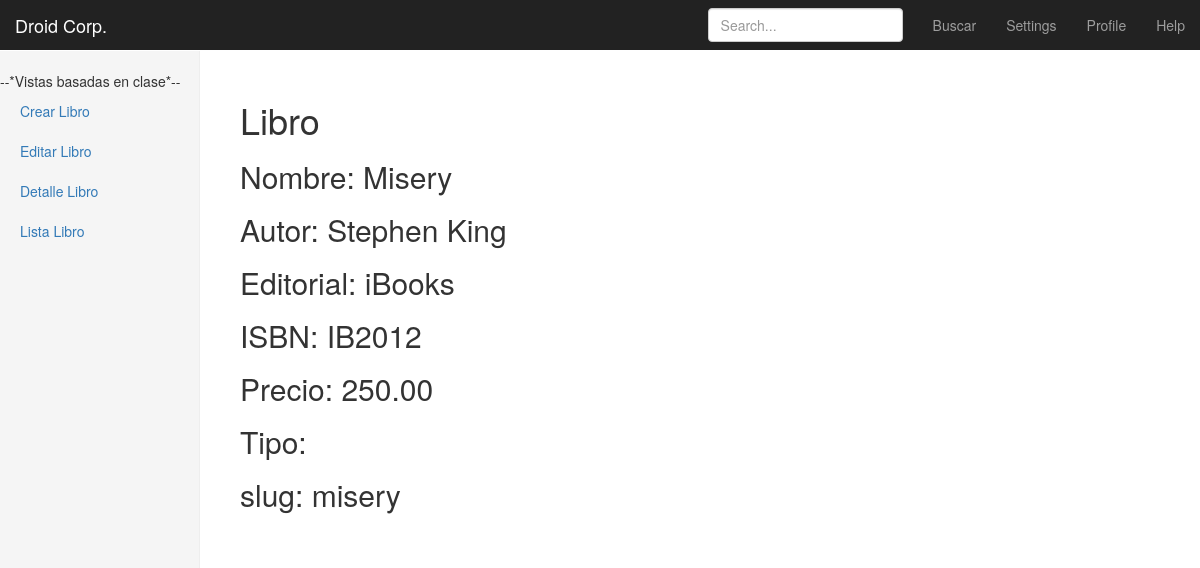
Screenshot of /libros/3/ with the database file from the repository.
### libros/models.py (models this page shows, shortened)
class libromodelo(models.Model):
    nombre = models.CharField(max_length = 40)
    autor = models.CharField(max_length = 40)
    editorial = models.CharField(max_length = 40)
    ISBN = models.CharField(max_length = 40)
    precio = models.DecimalField(max_digits=9999, decimal_places=2)
    slug = models.SlugField(blank=True)
    def __unicode__(self):
        return self.nombre

### libros/views.py (the view)
# urls.py: url(r'^(?P<pk>\d+)/$', LibroDetailView.as_view(), name='detalle_view'),
class LibroDetailView(DetailView,MultiSlug):
    model = libromodelo

### templates/libros/libromodelo_detail.html
{% extends "base.html" %}
{%block content%}
  <h1>Libro</h1>
  <div class="">
    <h2>Nombre: {{libromodelo}}</h2>
    <h2>Autor: {{libromodelo.autor}}</h2>
    <h2>Editorial: {{libromodelo.editorial}}</h2>
    <h2>ISBN: {{libromodelo.ISBN}}</h2>
    <h2>Precio: {{libromodelo.precio}}</h2>
    <h2>Tipo: {{libromodelo.tipo}}</h2>
    <h2>slug: {{libromodelo.slug}}</h2>
  </div>
{%endblock%}

### static/css/dashboard.css (style rules this page uses)
body { padding-top: 50px; }

### rows the page displays
libromodelo: nombre "Misery", autor "Stephen King", editorial "iBooks", ISBN "IB2012", precio "250.00", slug "misery"
